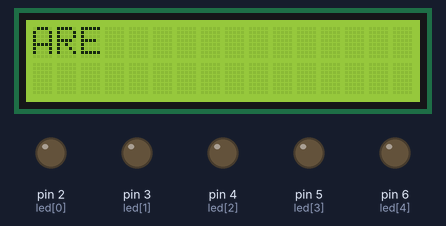
Bench run of a sketch on a simulated Arduino Uno, built with avr-gcc and run on an emulated ATmega328P. Shown: 16×2 character LCD, output pins drawn as LEDs (lit = HIGH).

Above: at 1.6 s.
At 3.1 s:
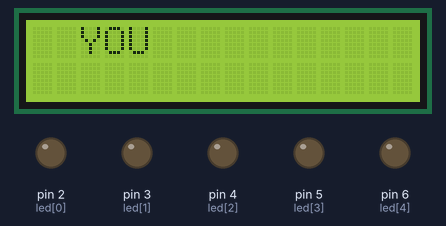
At 4.6 s:
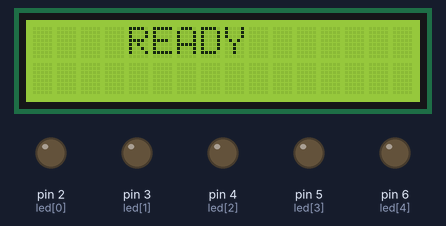
At 9.2 s:
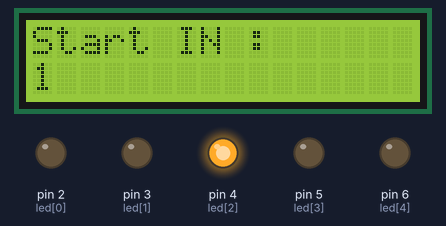
At 10.7 s:
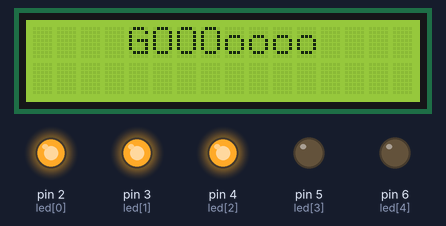
At 16.7 s:
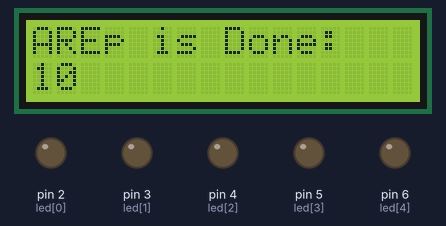
Timing chart, 0 to 40.0 s (numbered marks = the images above):
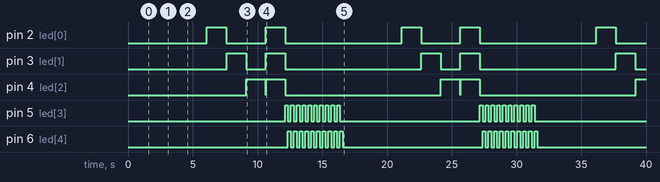

Measured:
- by itself, pin 2 (led[0]): repeats every 15.0 s: LOW 3.0 s, HIGH 1.5 s, LOW 9.0 s, HIGH 1.5 s
- by itself, pin 3 (led[1]): repeats every 15.0 s: LOW 1.5 s, HIGH 1.5 s, LOW 10.5 s, HIGH 1.5 s
- by itself, pin 5 (led[3]), pin 6 (led[4]): goes 9 × (HIGH 0.21 s, LOW 0.23 s), HIGH 0.21 s, LOW 10.8 s, 9 × (HIGH 0.21 s, LOW 0.23 s), HIGH 0.21 s, then LOW
- what the display in image 0 shows lasts 1.5 s, from 1.6 s to 3.1 s
- what the display in image 4 shows lasts 2.0 s, from 10.6 s to 12.6 s

The sketch:

4_race_start_countdown_3_2_1_go.ino
```cpp
#include <Wire.h>
#include <LiquidCrystal_I2C.h>

LiquidCrystal_I2C lcd(0x27, 16, 2);

const int led[5] = {2, 3, 4, 5, 6};

int d = 1500; // delay time
int ti = 0;

void setup() {

  lcd.init();
  lcd.backlight();


  delay(d);
  for (int i = 0; i < 5; i++) {
    pinMode(led[i], OUTPUT);
  }

}

void loop() {
  ti = 0;
  lcd.setCursor(0, 0);
  lcd.print("ARE");
  delay(d);
  lcd.clear();
  lcd.setCursor(2, 0);
  lcd.print("YOU");
  delay(d);
  lcd.clear();
  lcd.setCursor(4, 0);
  lcd.print("READY");
  delay(d);

  for (int i=0; i<3; i++){
    lcd.clear();
    lcd.setCursor(0, 0);
    lcd.print("Start IN :");
    lcd.setCursor(0, 1);
    lcd.print(3-i);

    digitalWrite(led[i], HIGH);
    delay(d);
    digitalWrite(led[i], LOW);
  }

  lcd.clear();
  lcd.setCursor(4, 0);
  lcd.print("GOOOoooo");

  for (int i=0; i<3; i++){
    digitalWrite(led[i], HIGH);
  }
  delay(d);
  for (int i=0; i<3; i++){
    digitalWrite(led[i], LOW);
  }

  for (int i=0; i<10; i++) {

    for (int i = 3; i < 5; i++) {
      digitalWrite(led[i], HIGH);
      delay(d/7);
      digitalWrite(led[i], LOW);
    }

    ti++;
    lcd.clear();
    lcd.setCursor(0, 0);
    lcd.print("Loop is Done:");
    lcd.setCursor(0, 1);
    lcd.print(ti);
  }
}
```
